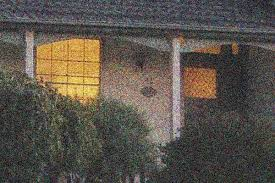
#> input picture OpenCV/Images/noisy2.jpeg, 275 x 183 px
$ python OtsuThresholding.py
#> lines starting #> are read from the running program, lines starting #| are printed output that depends on the picture; after the words box and inside, x2 and y2 are one past the last pixel; in counts of white or black regions, pixels touching at a corner belong together
import cv2 as cv
import matplotlib.pyplot as plt
import numpy as np

resim = cv.imread("Images/noisy2.jpeg", 0)
#> resim: shape (183, 275); min 0, max 240, mean 84.3
resim = cv.resize(resim, None, fx=3,fy=3, interpolation=cv.INTER_CUBIC)
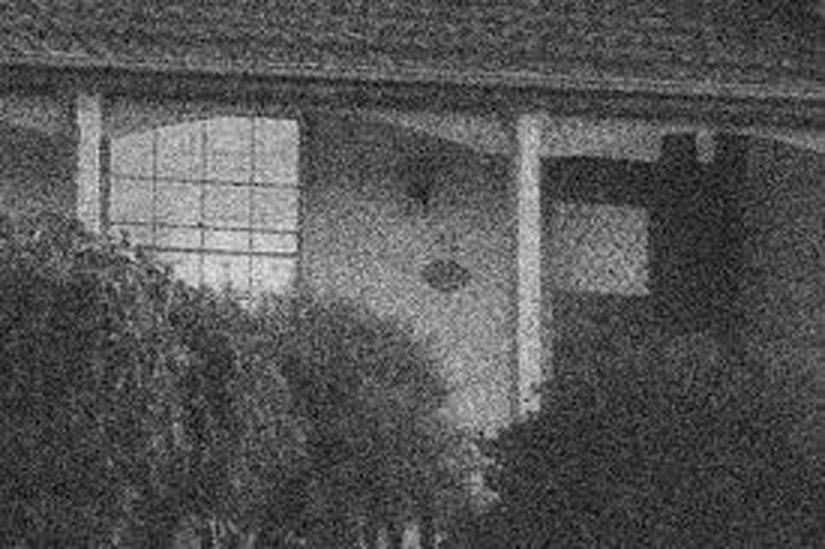
#> resim: shape (549, 825); min 0, max 240, mean 84.3

#Simple Thresholding
_, th1 = cv.threshold(resim, 127, 255, cv.THRESH_BINARY)
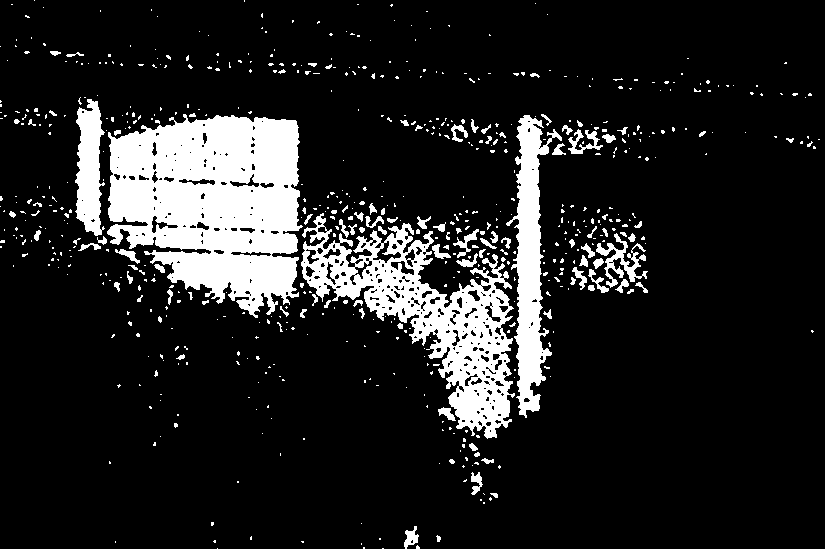
#> th1: shape (549, 825); 13.8% white; 655 white regions (550 under 20 px), largest, box (x1, y1, x2, y2) and area: (107, 114, 303, 318) 27888, (301, 213, 515, 439) 15616, (506, 115, 562, 418) 6765

#Otsu Thresholding
_, th = cv.threshold(resim, 0, 255, cv.THRESH_BINARY+cv.THRESH_OTSU)
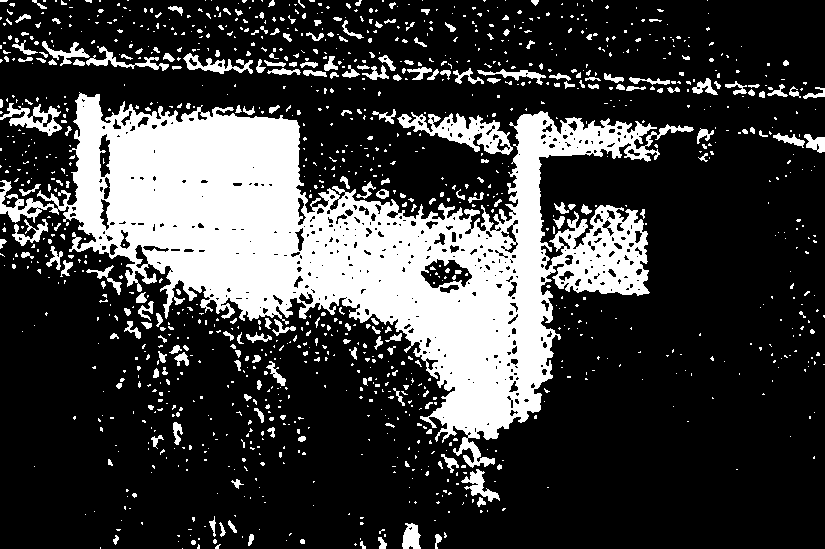
#> th: shape (549, 825); 24.3% white; 1221 white regions (1005 under 20 px), largest, box (x1, y1, x2, y2) and area: (0, 92, 694, 468) 86935, (397, 112, 513, 155) 2018, (0, 103, 62, 136) 827

#Otsu Thresholding after filtering
blur = cv.GaussianBlur(resim, (15,15), 0)
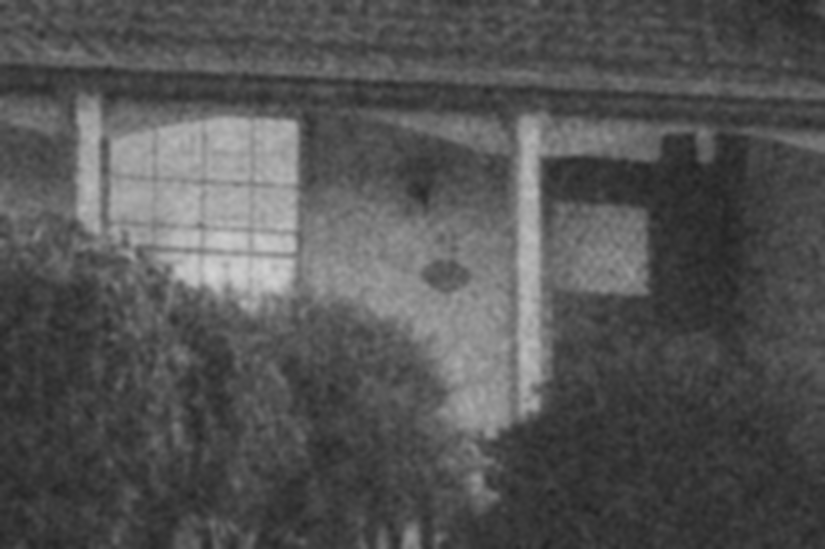
#> blur: shape (549, 825); min 36, max 211, mean 84.3
_, th2 = cv.threshold(blur, 0, 255, cv.THRESH_BINARY+cv.THRESH_OTSU)
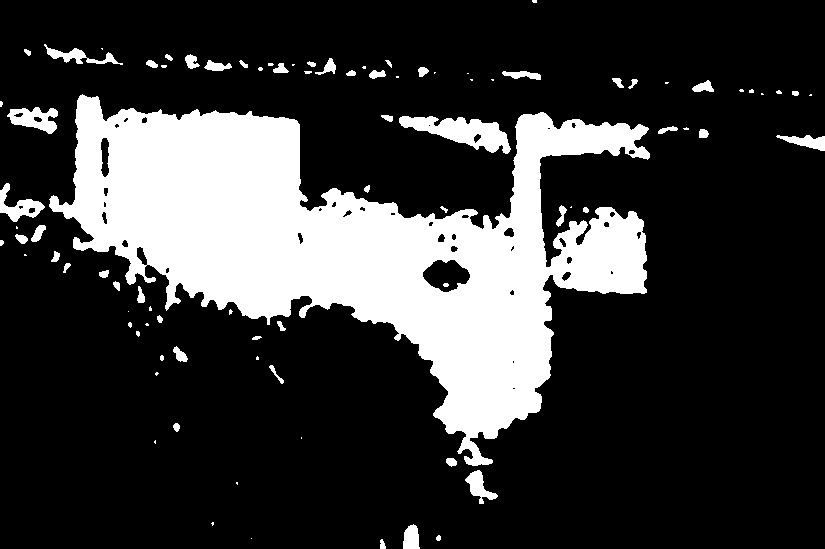
#> th2: shape (549, 825); 21.8% white; 89 white regions (36 under 20 px), largest, box (x1, y1, x2, y2) and area: (49, 94, 650, 466) 89885, (399, 116, 511, 154) 2099, (7, 107, 58, 134) 790

plt.subplot(3,3,1), plt.imshow(resim, "gray"), plt.title("Original Image")
plt.subplot(3,3,2), plt.hist(resim.ravel(), 256), plt.title("Histogram")
plt.subplot(3,3,3), plt.imshow(th, "gray"), plt.title("Simple Thresholding")
plt.subplot(3,3,4), plt.imshow(resim, "gray"), plt.title("Original Image")
plt.subplot(3,3,5), plt.hist(resim.ravel(), 256), plt.title("Histogram")
plt.subplot(3,3,6), plt.imshow(th1, "gray"), plt.title("Otsu Thresholding")
plt.subplot(3,3,7), plt.imshow(blur, "gray"), plt.title("Original Image")
plt.subplot(3,3,8), plt.hist(blur.ravel(), 256), plt.title("Histogram")
plt.subplot(3,3,9), plt.imshow(th2, "gray"), plt.title("Otsu Thresholding after filtering")
plt.tight_layout()
plt.show()
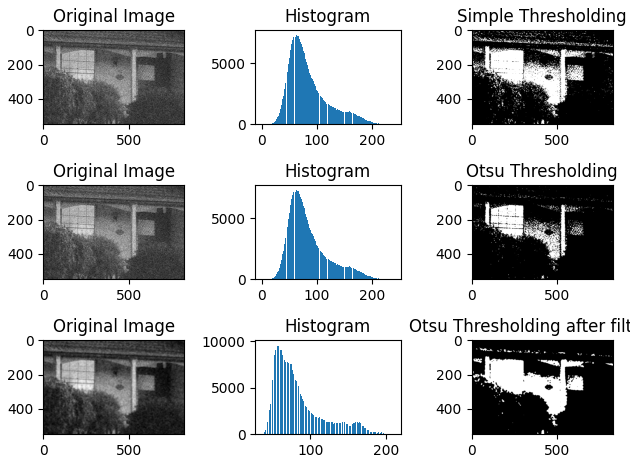
#> figure drawn by matplotlib, 9 panels; panel 2: tallest bar 7345 high, from x = 61.88 to 62.81; panel 5: tallest bar 7345 high, from x = 61.88 to 62.81; panel 8: tallest bar 9635 high, from x = 58.56 to 59.24


plt.hist(blur.ravel(), 256)
plt.show()
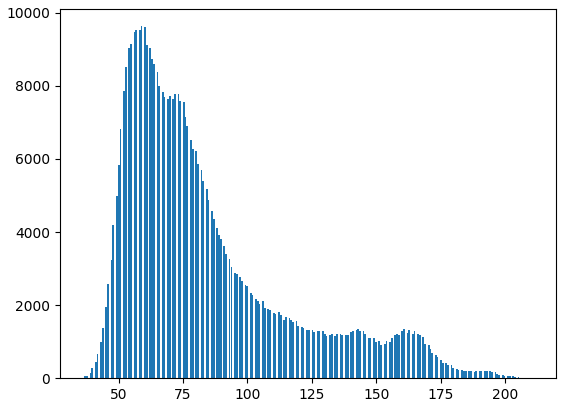
#> figure drawn by matplotlib, 1 panel; tallest bar 9635 high, from x = 58.56 to 59.24
cv.imshow("resim", th)


cv.waitKey()


cv. destroyAllWindows()
